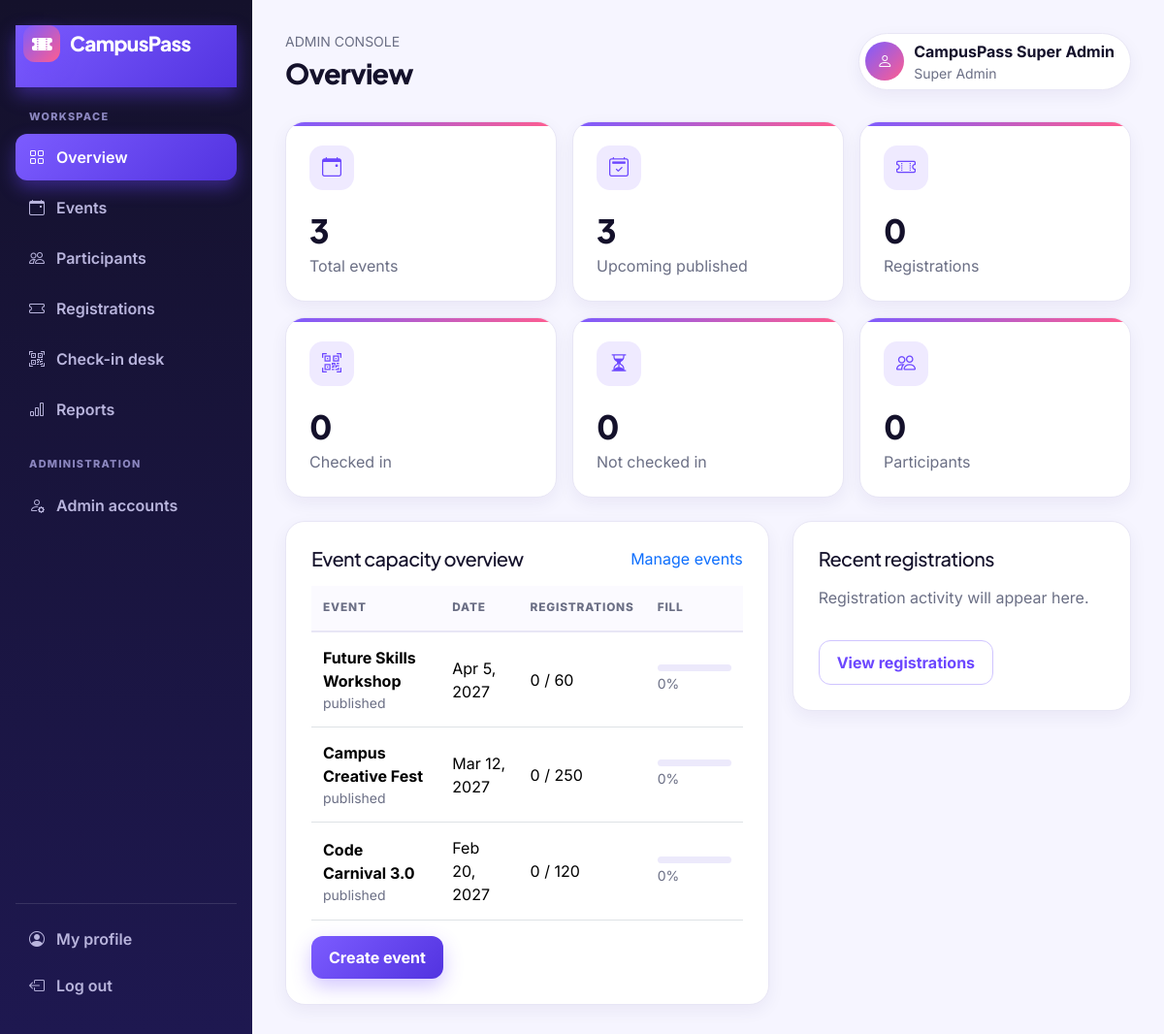
Page /admin/dashboard.php (signed in) on the committed database.
### tables this page shows
CREATE TABLE events (id BIGINT UNSIGNED AUTO_INCREMENT PRIMARY KEY,title VARCHAR(200) NOT NULL,category VARCHAR(80) NOT NULL DEFAULT 'Other',description TEXT NOT NULL,venue VARCHAR(200) NOT NULL,event_date DATE NOT NULL,start_time TIME NOT NULL,end_time TIME NULL,capacity INT UNSIGNED NOT NULL,organiser VARCHAR(160) NULL,rules TEXT NULL,image_url VARCHAR(1000) NULL,status ENUM('draft','published','closed','cancelled') NOT NULL DEFAULT 'draft',registration_start DATETIME NULL,registration_end DATETIME NULL,created_by BIGINT UNSIGNED NULL,created_at TIMESTAMP NOT NULL DEFAULT CURRENT_TIMESTAMP,updated_at TIMESTAMP NULL DEFAULT NULL ON UPDATE CURRENT_TIMESTAMP,INDEX idx_events_date_status(event_date,status),INDEX idx_events_category(category),CONSTRAINT fk_events_admin FOREIGN KEY(created_by) REFERENCES admin_users(id) ON DELETE SET NULL);

### includes/functions.php (called while the page is built, shortened)
<?php
function e($v): string { return htmlspecialchars((string)$v, ENT_QUOTES | ENT_SUBSTITUTE, 'UTF-8'); }

### admin/dashboard.php (the view)
<?php require_once __DIR__.'/../includes/admin-auth.php';$pageTitle='Overview';$stats=[];$stats['events']=(int)$pdo->query('SELECT COUNT(*) FROM events')->fetchColumn();$stats['upcoming']=(int)$pdo->query("SELECT COUNT(*) FROM events WHERE status='published' AND event_date>=CURDATE()")->fetchColumn();$stats['registrations']=(int)$pdo->query("SELECT COUNT(*) FROM registrations WHERE status='valid'")->fetchColumn();$stats['checked']=(int)$pdo->query('SELECT COUNT(*) FROM checkins')->fetchColumn();$stats['notchecked']=max(0,$stats['registrations']-$stats['checked']);$stats['participants']=(int)$pdo->query('SELECT COUNT(*) FROM users')->fetchColumn();$events=$pdo->query("SELECT e.id,e.title,e.event_date,e.capacity,e.status,COUNT(r.id) registered FROM events e LEFT JOIN registrations r ON r.event_id=e.id AND r.status='valid' GROUP BY e.id ORDER BY e.event_date DESC LIMIT 6")->fetchAll();$recent=$pdo->query('SELECT r.registration_code,r.created_at,u.name participant,e.title event_title FROM registrations r JOIN users u ON u.id=r.user_id JOIN events e ON e.id=r.event_id ORDER BY r.created_at DESC LIMIT 6')->fetchAll();require __DIR__.'/../includes/admin-layout.php'; ?><div class="row g-3 mb-4"><?php foreach([['Total events',$stats['events'],'bi-calendar-event'],['Upcoming published',$stats['upcoming'],'bi-calendar2-check'],['Registrations',$stats['registrations'],'bi-ticket-perforated'],['Checked in',$stats['checked'],'bi-qr-code-scan'],['Not checked in',$stats['notchecked'],'bi-hourglass-split'],['Participants',$stats['participants'],'bi-people']] as $st): ?><div class="col-6 col-xl-4"><div class="stat-card h-100"><span class="stat-icon"><i class="bi <?=e($st[2])?>"></i></span><div class="stat-value mt-3"><?=number_format($st[1])?></div><div class="muted"><?=e($st[0])?></div></div></div><?php endforeach; ?></div><div class="row g-4"><div class="col-xl-7"><div class="panel"><div class="d-flex justify-content-between align-items-center mb-3"><h2 class="h5 mb-0">Event capacity overview</h2><a href="events.php">Manage events</a></div><div class="table-responsive"><table class="table"><thead><tr><th>Event</th><th>Date</th><th>Registrations</th><th>Fill</th></tr></thead><tbody><?php foreach($events as $ev):$pct=min(100,round($ev['registered']/max(1,$ev['capacity'])*100)); ?><tr><td><strong><?=e($ev['title'])?></strong><div class="small muted"><?=e($ev['status'])?></div></td><td><?=e(date('M j, Y',strtotime($ev['event_date'])))?></td><td><?=number_format($ev['registered'])?> / <?=number_format($ev['capacity'])?></td><td style="min-width:100px"><div class="progress" style="height:7px"><div class="progress-bar" style="width:<?=$pct?>%"></div></div><small class="muted"><?=$pct?>%</small></td></tr><?php endforeach; ?><?php if(!$events): ?><tr><td colspan="4" class="text-center muted">No events yet. Create your first event.</td></tr><?php endif; ?></tbody></table></div><a href="create-event.php" class="btn btn-primary">Create event</a></div></div><div class="col-xl-5"><div class="panel"><h2 class="h5 mb-3">Recent registrations</h2><?php foreach($recent as $r): ?><div class="d-flex gap-3 py-3 border-bottom"><span class="stat-icon"><i class="bi bi-ticket"></i></span><div><strong><?=e($r['participant'])?></strong><div class="muted small"><?=e($r['event_title'])?></div><div class="muted small"><?=e($r['registration_code'])?> · <?=e(date('M j, g:i A',strtotime($r['created_at'])))?></div></div></div><?php endforeach; ?><?php if(!$recent): ?><p class="muted">Registration activity will appear here.</p><?php endif; ?><a href="registrations.php" class="btn btn-outline-primary mt-3">View registrations</a></div></div></div><?php require __DIR__.'/../includes/admin-footer.php'; ?>

### assets/css/style.css (style rules this page uses)
:root { --primary:#6c47ff; --primary-dark:#5233e0; --primary-soft:#efeaff; --ink:#14112b; --ink-2:#2b2750; --muted:#6b6f85; --bg:#f6f5ff; --line:#e8e6f5; --white:#fff; --accent:#ffb020; --pink:#ff5d8f; --mint:#12b886; --danger:#e5484d; --shadow:0 18px 40px rgba(40,25,110,.10); --shadow-sm:0 6px 18px rgba(40,25,110,.06); --radius:20px; --bs-primary:#6c47ff; --bs-primary-rgb:108,71,255; --bs-link-color:#6c47ff; --bs-link-hover-color:#5233e0; --bs-body-font-family:'Inter',system-ui,sans-serif; --bs-body-color:#14112b; }
* { box-sizing:border-box }
html { scroll-behavior:smooth }
body { font-family:'Inter',system-ui,sans-serif;color:var(--ink);background:#fff;-webkit-font-smoothing:antialiased }
h1,h2,h3,h4,h5,.brand { font-family:'Plus Jakarta Sans','Inter',sans-serif;font-weight:800;letter-spacing:-.03em }
a { text-decoration:none }
.muted { color:var(--muted) }
.btn { border-radius:12px;padding:10px 18px;font-weight:700;transition:transform .15s,box-shadow .15s,background .15s }
.btn-primary { --bs-btn-bg:var(--primary);--bs-btn-border-color:var(--primary);--bs-btn-hover-bg:var(--primary-dark);--bs-btn-hover-border-color:var(--primary-dark);--bs-btn-active-bg:var(--primary-dark);--bs-btn-active-border-color:var(--primary-dark);--bs-btn-focus-shadow-rgb:108,71,255;--bs-btn-disabled-bg:#a995ff;--bs-btn-disabled-border-color:#a995ff;background-image:linear-gradient(135deg,#7c5cff,#5233e0);border:0;box-shadow:0 8px 20px rgba(108,71,255,.30) }
.btn-outline-primary { --bs-btn-color:var(--primary);--bs-btn-border-color:#cfc4ff;--bs-btn-hover-bg:var(--primary);--bs-btn-hover-border-color:var(--primary);--bs-btn-active-bg:var(--primary-dark);--bs-btn-focus-shadow-rgb:108,71,255 }
.event-card,.panel,.stat-card { border:1px solid var(--line);border-radius:var(--radius);background:#fff;box-shadow:var(--shadow-sm);overflow:hidden }
.stat-card { padding:24px;position:relative }
.stat-card::after { content:"";position:absolute;left:0;top:0;height:4px;width:100%;background:linear-gradient(90deg,#7c5cff,#ff5d8f) }
.stat-icon { height:46px;width:46px;display:grid;place-items:center;background:var(--primary-soft);color:var(--primary);border-radius:14px;font-size:1.25rem }
.stat-value { font-size:2.1rem;font-weight:800;font-family:'Plus Jakarta Sans',sans-serif }
.panel { padding:26px }
.progress { height:8px;border-radius:99px;background:#ece9fb }
.table { --bs-table-bg:transparent }
.table>:not(caption)>*>* { padding:14px 12px;vertical-align:middle }
.table thead th { font-size:.74rem;text-transform:uppercase;letter-spacing:.07em;color:var(--muted);font-weight:800;border-bottom:2px solid var(--line);background:#fbfaff }
.table tbody tr { transition:background .15s }
.admin-body { background:var(--bg);min-height:100vh }

### rows in the picture
events: title "Future Skills Workshop", status "published", event_date "Apr 5, 2027", registered "0", capacity "60", pct "0"
events: title "Campus Creative Fest", status "published", event_date "Mar 12, 2027", registered "0", capacity "250", pct "0"
events: title "Code Carnival 3.0", status "published", event_date "Feb 20, 2027", registered "0", capacity "120", pct "0"

### other values in the picture
$pageTitle "Overview"
$_SESSION['admin_name'] "CampusPass Super Admin"
str_replace('_',' ',ucfirst($_SESSION['admin_role']??'admin')) "Super Admin"
$st[1] "3"
$st[0] "Total events"
$st[0] "Upcoming published"
$st[1] "0"
$st[0] "Registrations"
$st[0] "Checked in"
$st[0] "Not checked in"
$st[0] "Participants"
